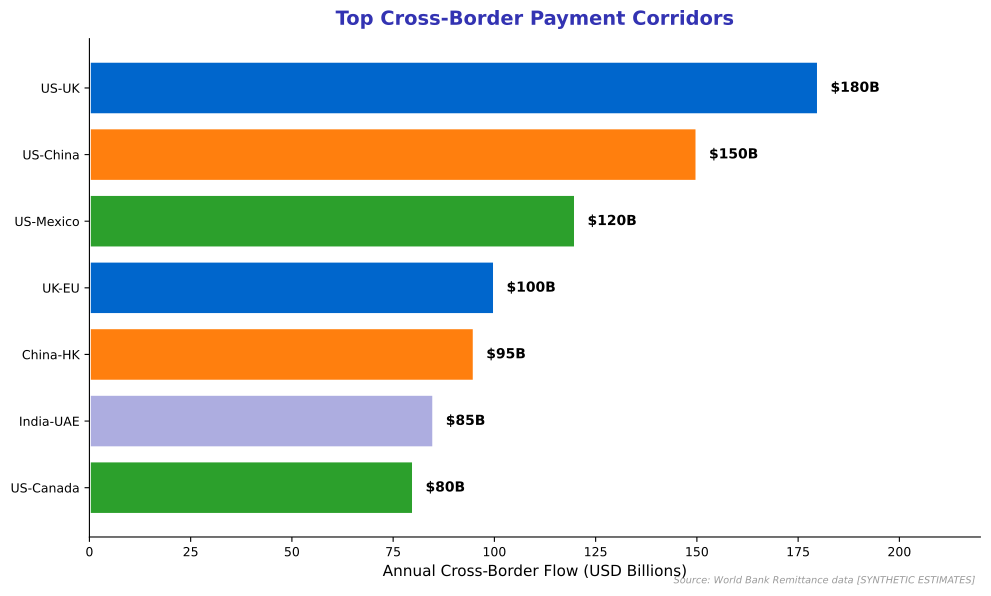

Here is the Python script that generated this plot:
"""
Cross-Border Capital Flows
Shows major corridors for international payments

Output: cross_border_flows.pdf
Module: module_04_traditional
Lesson: 39 - Payment Rails
"""

from pathlib import Path
import matplotlib.pyplot as plt
import numpy as np

plt.rcParams.update({
    'font.size': 10,
    'axes.labelsize': 10,
    'axes.titlesize': 11,
    'xtick.labelsize': 9,
    'ytick.labelsize': 9,
    'legend.fontsize': 9,
    'figure.figsize': (10, 6),
    'figure.dpi': 150
})

MLPURPLE = '#3333B2'
MLBLUE = '#0066CC'
MLORANGE = '#FF7F0E'
MLGREEN = '#2CA02C'
MLLAVENDER = '#ADADE0'

def create_chart():
    fig, ax = plt.subplots(figsize=(10, 6))

    corridors = ['US-UK', 'US-China', 'US-Mexico', 'UK-EU', 'China-HK', 'India-UAE', 'US-Canada']
    volumes = [180, 150, 120, 100, 95, 85, 80]  # Billions USD annually

    colors = [MLBLUE, MLORANGE, MLGREEN, MLBLUE, MLORANGE, MLLAVENDER, MLGREEN]

    bars = ax.barh(corridors, volumes, color=colors, edgecolor='white', linewidth=2)

    for bar, vol in zip(bars, volumes):
        ax.text(bar.get_width() + 3, bar.get_y() + bar.get_height()/2,
                f'${vol}B', va='center', fontsize=10, fontweight='bold')

    ax.set_xlabel('Annual Cross-Border Flow (USD Billions)', fontsize=11)
    ax.set_title('Top Cross-Border Payment Corridors', fontsize=14,
                 fontweight='bold', color=MLPURPLE, pad=10)

    ax.set_xlim(0, 220)
    ax.invert_yaxis()

    ax.spines['top'].set_visible(False)
    ax.spines['right'].set_visible(False)

    fig.text(0.98, 0.02, 'Source: World Bank Remittance data [SYNTHETIC ESTIMATES]',
             fontsize=7, color='#999999', ha='right', style='italic')

    plt.tight_layout()

    output_path = Path(__file__).parent / 'cross_border_flows.pdf'
    plt.savefig(output_path, format='pdf', dpi=300, bbox_inches='tight')
    plt.close()
    print(f"Chart saved to: {output_path}")
    return output_path

if __name__ == '__main__':
    create_chart()
